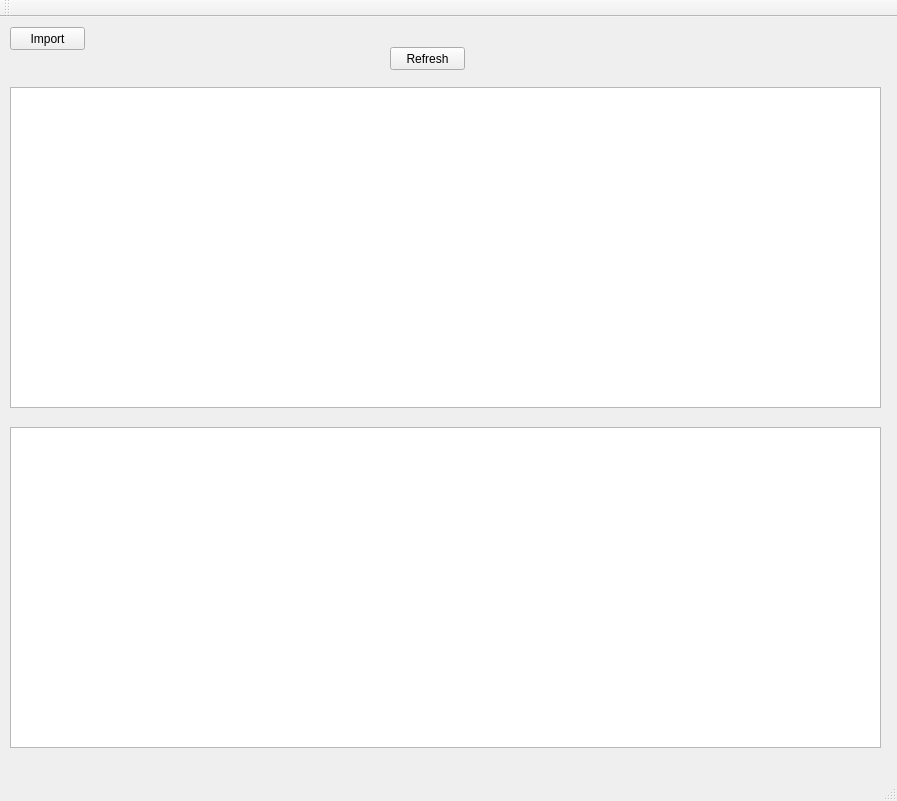
<?xml version="1.0" encoding="UTF-8"?>
<ui version="4.0">
 <class>MainWindow</class>
 <widget class="QMainWindow" name="MainWindow">
  <property name="geometry">
   <rect>
    <x>0</x>
    <y>0</y>
    <width>897</width>
    <height>801</height>
   </rect>
  </property>
  <property name="windowTitle">
   <string>MainWindow</string>
  </property>
  <widget class="QWidget" name="centralWidget">
   <widget class="QPushButton" name="btnImport">
    <property name="geometry">
     <rect>
      <x>10</x>
      <y>10</y>
      <width>75</width>
      <height>23</height>
     </rect>
    </property>
    <property name="text">
     <string>Import</string>
    </property>
   </widget>
   <widget class="QPushButton" name="btnRefresh">
    <property name="geometry">
     <rect>
      <x>390</x>
      <y>30</y>
      <width>75</width>
      <height>23</height>
     </rect>
    </property>
    <property name="text">
     <string>Refresh</string>
    </property>
   </widget>
   <widget class="QTableView" name="mainTable">
    <property name="geometry">
     <rect>
      <x>10</x>
      <y>70</y>
      <width>871</width>
      <height>321</height>
     </rect>
    </property>
    <property name="sortingEnabled">
     <bool>true</bool>
    </property>
   </widget>
   <widget class="QTableView" name="subTable">
    <property name="geometry">
     <rect>
      <x>10</x>
      <y>410</y>
      <width>871</width>
      <height>321</height>
     </rect>
    </property>
    <property name="selectionBehavior">
     <enum>QAbstractItemView::SelectRows</enum>
    </property>
    <property name="sortingEnabled">
     <bool>true</bool>
    </property>
   </widget>
  </widget>
  <widget class="QToolBar" name="mainToolBar">
   <attribute name="toolBarArea">
    <enum>TopToolBarArea</enum>
   </attribute>
   <attribute name="toolBarBreak">
    <bool>false</bool>
   </attribute>
  </widget>
  <widget class="QStatusBar" name="statusBar"/>
  <action name="actionImport_Students">
   <property name="text">
    <string>Import Students</string>
   </property>
  </action>
 </widget>
 <layoutdefault spacing="6" margin="11"/>
 <resources/>
 <connections/>
</ui>
